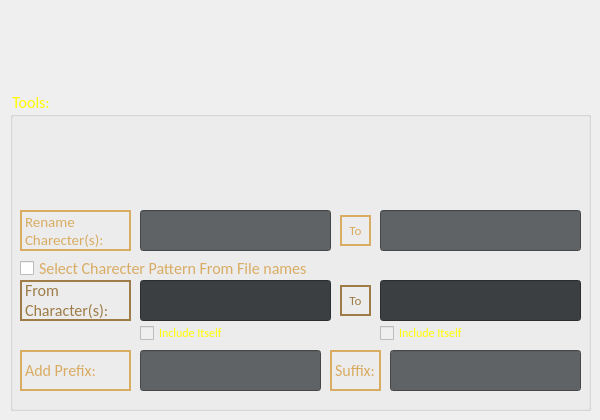
    <widget class="QWidget" name="tab_mixed">
     <attribute name="title">
      <string>Mixed Rename</string>
     </attribute>
     <widget class="QGroupBox" name="groupBox_Tools_4">
      <property name="geometry">
       <rect>
        <x>10</x>
        <y>90</y>
        <width>581</width>
        <height>321</height>
       </rect>
      </property>
      <property name="font">
       <font>
        <family>Calibri</family>
        <pointsize>12</pointsize>
        <weight>50</weight>
        <bold>false</bold>
       </font>
      </property>
      <property name="styleSheet">
       <string notr="true">color:yellow</string>
      </property>
      <property name="title">
       <string>Tools:</string>
      </property>
      <widget class="QLabel" name="Label_Rename_2">
       <property name="geometry">
        <rect>
         <x>10</x>
         <y>120</y>
         <width>111</width>
         <height>41</height>
        </rect>
       </property>
       <property name="sizePolicy">
        <sizepolicy hsizetype="Expanding" vsizetype="Expanding">
         <horstretch>0</horstretch>
         <verstretch>0</verstretch>
        </sizepolicy>
       </property>
       <property name="font">
        <font>
         <family>Calibri</family>
         <pointsize>11</pointsize>
         <weight>50</weight>
         <bold>false</bold>
         <stylestrategy>PreferDefault</stylestrategy>
         <kerning>true</kerning>
        </font>
       </property>
       <property name="contextMenuPolicy">
        <enum>Qt::DefaultContextMenu</enum>
       </property>
       <property name="statusTip">
        <string/>
       </property>
       <property name="styleSheet">
        <string notr="true">color:#D9AC63</string>
       </property>
       <property name="frameShape">
        <enum>QFrame::WinPanel</enum>
       </property>
       <property name="text">
        <string>Rename Charecter(s):</string>
       </property>
       <property name="textFormat">
        <enum>Qt::AutoText</enum>
       </property>
       <property name="alignment">
        <set>Qt::AlignLeading|Qt::AlignLeft|Qt::AlignVCenter</set>
       </property>
       <property name="wordWrap">
        <bool>true</bool>
       </property>
      </widget>
      <widget class="QLabel" name="Label_From_3">
       <property name="geometry">
        <rect>
         <x>10</x>
         <y>190</y>
         <width>111</width>
         <height>41</height>
        </rect>
       </property>
       <property name="sizePolicy">
        <sizepolicy hsizetype="Expanding" vsizetype="Expanding">
         <horstretch>0</horstretch>
         <verstretch>0</verstretch>
        </sizepolicy>
       </property>
       <property name="font">
        <font>
         <family>Calibri</family>
         <pointsize>12</pointsize>
         <weight>50</weight>
         <bold>false</bold>
         <stylestrategy>PreferDefault</stylestrategy>
         <kerning>true</kerning>
        </font>
       </property>
       <property name="contextMenuPolicy">
        <enum>Qt::DefaultContextMenu</enum>
       </property>
       <property name="statusTip">
        <string/>
       </property>
       <property name="styleSheet">
        <string notr="true">color:#9D7C47</string>
       </property>
       <property name="frameShape">
        <enum>QFrame::WinPanel</enum>
       </property>
       <property name="text">
        <string>From Character(s):</string>
       </property>
       <property name="textFormat">
        <enum>Qt::AutoText</enum>
       </property>
       <property name="alignment">
        <set>Qt::AlignLeading|Qt::AlignLeft|Qt::AlignVCenter</set>
       </property>
       <property name="wordWrap">
        <bool>true</bool>
       </property>
      </widget>
      <widget class="QLineEdit" name="lineEdit_To_3">
       <property name="enabled">
        <bool>false</bool>
       </property>
       <property name="geometry">
        <rect>
         <x>370</x>
         <y>190</y>
         <width>201</width>
         <height>41</height>
        </rect>
       </property>
       <property name="font">
        <font>
         <family>Calibri</family>
         <pointsize>12</pointsize>
         <weight>50</weight>
         <bold>false</bold>
        </font>
       </property>
       <property name="focusPolicy">
        <enum>Qt::WheelFocus</enum>
       </property>
       <property name="styleSheet">
        <string notr="true">background-color:#3C3F41</string>
       </property>
       <property name="alignment">
        <set>Qt::AlignLeading|Qt::AlignLeft|Qt::AlignVCenter</set>
       </property>
       <property name="placeholderText">
        <string/>
       </property>
       <property name="clearButtonEnabled">
        <bool>false</bool>
       </property>
      </widget>
      <widget class="QLabel" name="Label_To3">
       <property name="geometry">
        <rect>
         <x>330</x>
         <y>195</y>
         <width>31</width>
         <height>31</height>
        </rect>
       </property>
       <property name="sizePolicy">
        <sizepolicy hsizetype="Expanding" vsizetype="Expanding">
         <horstretch>0</horstretch>
         <verstretch>0</verstretch>
        </sizepolicy>
       </property>
       <property name="font">
        <font>
         <family>Calibri</family>
         <pointsize>10</pointsize>
         <weight>50</weight>
         <bold>false</bold>
         <stylestrategy>PreferDefault</stylestrategy>
         <kerning>true</kerning>
        </font>
       </property>
       <property name="contextMenuPolicy">
        <enum>Qt::DefaultContextMenu</enum>
       </property>
       <property name="statusTip">
        <string/>
       </property>
       <property name="styleSheet">
        <string notr="true">color:#9D7C47</string>
       </property>
       <property name="frameShape">
        <enum>QFrame::WinPanel</enum>
       </property>
       <property name="text">
        <string>To</string>
       </property>
       <property name="textFormat">
        <enum>Qt::AutoText</enum>
       </property>
       <property name="alignment">
        <set>Qt::AlignCenter</set>
       </property>
       <property name="wordWrap">
        <bool>true</bool>
       </property>
      </widget>
      <widget class="QLineEdit" name="lineEdit_From_3">
       <property name="enabled">
        <bool>false</bool>
       </property>
       <property name="geometry">
        <rect>
         <x>130</x>
         <y>190</y>
         <width>191</width>
         <height>41</height>
        </rect>
       </property>
       <property name="font">
        <font>
         <family>Calibri</family>
         <pointsize>12</pointsize>
         <weight>50</weight>
         <bold>false</bold>
        </font>
       </property>
       <property name="focusPolicy">
        <enum>Qt::WheelFocus</enum>
       </property>
       <property name="styleSheet">
        <string notr="true">background-color:#3C3F41</string>
       </property>
       <property name="alignment">
        <set>Qt::AlignLeading|Qt::AlignLeft|Qt::AlignVCenter</set>
       </property>
       <property name="placeholderText">
        <string/>
       </property>
       <property name="clearButtonEnabled">
        <bool>false</bool>
       </property>
      </widget>
      <widget class="QCheckBox" name="checkBox_Select_3">
       <property name="geometry">
        <rect>
         <x>10</x>
         <y>170</y>
         <width>381</width>
         <height>16</height>
        </rect>
       </property>
       <property name="font">
        <font>
         <family>Calibri</family>
         <pointsize>12</pointsize>
         <weight>50</weight>
         <bold>false</bold>
        </font>
       </property>
       <property name="cursor">
        <cursorShape>PointingHandCursor</cursorShape>
       </property>
       <property name="statusTip">
        <string>Check if you want to select what's between characters.</string>
       </property>
       <property name="styleSheet">
        <string notr="true">color:#D9AC63</string>
       </property>
       <property name="text">
        <string>Select Charecter Pattern From File names</string>
       </property>
      </widget>
      <widget class="QCheckBox" name="checkBox_From_3">
       <property name="enabled">
        <bool>false</bool>
       </property>
       <property name="geometry">
        <rect>
         <x>130</x>
         <y>235</y>
         <width>111</width>
         <height>16</height>
        </rect>
       </property>
       <property name="font">
        <font>
         <family>Calibri</family>
         <weight>50</weight>
         <bold>false</bold>
        </font>
       </property>
       <property name="cursor">
        <cursorShape>PointingHandCursor</cursorShape>
       </property>
       <property name="text">
        <string>Include Itself</string>
       </property>
      </widget>
      <widget class="QCheckBox" name="checkBox_To_3">
       <property name="enabled">
        <bool>false</bool>
       </property>
       <property name="geometry">
        <rect>
         <x>370</x>
         <y>235</y>
         <width>101</width>
         <height>16</height>
        </rect>
       </property>
       <property name="font">
        <font>
         <family>Calibri</family>
         <weight>50</weight>
         <bold>false</bold>
        </font>
       </property>
       <property name="cursor">
        <cursorShape>PointingHandCursor</cursorShape>
       </property>
       <property name="text">
        <string>Include Itself</string>
       </property>
      </widget>
      <widget class="QLineEdit" name="lineEdit_Rename_From_2">
       <property name="enabled">
        <bool>true</bool>
       </property>
       <property name="geometry">
        <rect>
         <x>130</x>
         <y>120</y>
         <width>191</width>
         <height>41</height>
        </rect>
       </property>
       <property name="font">
        <font>
         <family>Calibri</family>
         <pointsize>12</pointsize>
         <weight>50</weight>
         <bold>false</bold>
        </font>
       </property>
       <property name="focusPolicy">
        <enum>Qt::WheelFocus</enum>
       </property>
       <property name="statusTip">
        <string>Rename These characters</string>
       </property>
       <property name="styleSheet">
        <string notr="true">background-color:#606365</string>
       </property>
       <property name="alignment">
        <set>Qt::AlignLeading|Qt::AlignLeft|Qt::AlignVCenter</set>
       </property>
       <property name="placeholderText">
        <string/>
       </property>
       <property name="clearButtonEnabled">
        <bool>false</bool>
       </property>
      </widget>
      <widget class="QLineEdit" name="lineEdit_Rename_To_2">
       <property name="geometry">
        <rect>
         <x>370</x>
         <y>120</y>
         <width>201</width>
         <height>41</height>
        </rect>
       </property>
       <property name="font">
        <font>
         <family>Calibri</family>
         <pointsize>12</pointsize>
         <weight>50</weight>
         <bold>false</bold>
        </font>
       </property>
       <property name="focusPolicy">
        <enum>Qt::WheelFocus</enum>
       </property>
       <property name="statusTip">
        <string>To these characters.</string>
       </property>
       <property name="styleSheet">
        <string notr="true">background-color:#606365</string>
       </property>
       <property name="alignment">
        <set>Qt::AlignLeading|Qt::AlignLeft|Qt::AlignVCenter</set>
       </property>
       <property name="placeholderText">
        <string/>
       </property>
       <property name="clearButtonEnabled">
        <bool>false</bool>
       </property>
      </widget>
      <widget class="QLabel" name="Label_To_3">
       <property name="geometry">
        <rect>
         <x>330</x>
         <y>125</y>
         <width>31</width>
         <height>31</height>
        </rect>
       </property>
       <property name="sizePolicy">
        <sizepolicy hsizetype="Expanding" vsizetype="Expanding">
         <horstretch>0</horstretch>
         <verstretch>0</verstretch>
        </sizepolicy>
       </property>
       <property name="font">
        <font>
         <family>Calibri</family>
         <pointsize>10</pointsize>
         <weight>50</weight>
         <bold>false</bold>
         <stylestrategy>PreferDefault</stylestrategy>
         <kerning>true</kerning>
        </font>
       </property>
       <property name="contextMenuPolicy">
        <enum>Qt::DefaultContextMenu</enum>
       </property>
       <property name="statusTip">
        <string/>
       </property>
       <property name="styleSheet">
        <string notr="true">color:#D9AC63</string>
       </property>
       <property name="frameShape">
        <enum>QFrame::WinPanel</enum>
       </property>
       <property name="text">
        <string>To</string>
       </property>
       <property name="textFormat">
        <enum>Qt::AutoText</enum>
       </property>
       <property name="alignment">
        <set>Qt::AlignCenter</set>
       </property>
       <property name="wordWrap">
        <bool>true</bool>
       </property>
      </widget>
      <widget class="QLineEdit" name="lineEdit_addSuf_2">
       <property name="enabled">
        <bool>true</bool>
       </property>
       <property name="geometry">
        <rect>
         <x>380</x>
         <y>260</y>
         <width>191</width>
         <height>41</height>
        </rect>
       </property>
       <property name="font">
        <font>
         <family>Calibri</family>
         <pointsize>12</pointsize>
         <weight>50</weight>
         <bold>false</bold>
        </font>
       </property>
       <property name="focusPolicy">
        <enum>Qt::WheelFocus</enum>
       </property>
       <property name="statusTip">
        <string>Add Sufix to file name</string>
       </property>
       <property name="styleSheet">
        <string notr="true">background-color:#606365</string>
       </property>
       <property name="alignment">
        <set>Qt::AlignLeading|Qt::AlignLeft|Qt::AlignVCenter</set>
       </property>
       <property name="placeholderText">
        <string/>
       </property>
       <property name="clearButtonEnabled">
        <bool>false</bool>
       </property>
      </widget>
      <widget class="QLabel" name="Label_addSufix_2">
       <property name="geometry">
        <rect>
         <x>10</x>
         <y>260</y>
         <width>111</width>
         <height>41</height>
        </rect>
       </property>
       <property name="sizePolicy">
        <sizepolicy hsizetype="Expanding" vsizetype="Expanding">
         <horstretch>0</horstretch>
         <verstretch>0</verstretch>
        </sizepolicy>
       </property>
       <property name="font">
        <font>
         <family>Calibri</family>
         <pointsize>12</pointsize>
         <weight>50</weight>
         <bold>false</bold>
         <stylestrategy>PreferDefault</stylestrategy>
         <kerning>true</kerning>
        </font>
       </property>
       <property name="contextMenuPolicy">
        <enum>Qt::DefaultContextMenu</enum>
       </property>
       <property name="statusTip">
        <string/>
       </property>
       <property name="styleSheet">
        <string notr="true">color:#D9AC63</string>
       </property>
       <property name="frameShape">
        <enum>QFrame::WinPanel</enum>
       </property>
       <property name="text">
        <string>Add Prefix:</string>
       </property>
       <property name="textFormat">
        <enum>Qt::AutoText</enum>
       </property>
       <property name="alignment">
        <set>Qt::AlignLeading|Qt::AlignLeft|Qt::AlignVCenter</set>
       </property>
       <property name="wordWrap">
        <bool>true</bool>
       </property>
      </widget>
      <widget class="QLineEdit" name="lineEdit_addPre_2">
       <property name="enabled">
        <bool>true</bool>
       </property>
       <property name="geometry">
        <rect>
         <x>130</x>
         <y>260</y>
         <width>181</width>
         <height>41</height>
        </rect>
       </property>
       <property name="font">
        <font>
         <family>Calibri</family>
         <pointsize>12</pointsize>
         <weight>50</weight>
         <bold>false</bold>
        </font>
       </property>
       <property name="focusPolicy">
        <enum>Qt::WheelFocus</enum>
       </property>
       <property name="statusTip">
        <string>Add Prefix to file name</string>
       </property>
       <property name="styleSheet">
        <string notr="true">background-color:#606365</string>
       </property>
       <property name="alignment">
        <set>Qt::AlignLeading|Qt::AlignLeft|Qt::AlignVCenter</set>
       </property>
       <property name="placeholderText">
        <string/>
       </property>
       <property name="clearButtonEnabled">
        <bool>false</bool>
       </property>
      </widget>
      <widget class="QLabel" name="LabelSelect_51">
       <property name="geometry">
        <rect>
         <x>320</x>
         <y>260</y>
         <width>51</width>
         <height>41</height>
        </rect>
       </property>
       <property name="sizePolicy">
        <sizepolicy hsizetype="Expanding" vsizetype="Expanding">
         <horstretch>0</horstretch>
         <verstretch>0</verstretch>
        </sizepolicy>
       </property>
       <property name="font">
        <font>
         <family>Calibri</family>
         <pointsize>12</pointsize>
         <weight>50</weight>
         <bold>false</bold>
         <stylestrategy>PreferDefault</stylestrategy>
         <kerning>true</kerning>
        </font>
       </property>
       <property name="contextMenuPolicy">
        <enum>Qt::DefaultContextMenu</enum>
       </property>
       <property name="statusTip">
        <string/>
       </property>
       <property name="styleSheet">
        <string notr="true">color:#D9AC63</string>
       </property>
       <property name="frameShape">
        <enum>QFrame::WinPanel</enum>
       </property>
       <property name="text">
        <string>Suffix:</string>
       </property>
       <property name="textFormat">
        <enum>Qt::AutoText</enum>
       </property>
       <property name="alignment">
        <set>Qt::AlignLeading|Qt::AlignLeft|Qt::AlignVCenter</set>
       </property>
       <property name="wordWrap">
        <bool>true</bool>
       </property>
      </widget>
     </widget>
    </widget>
